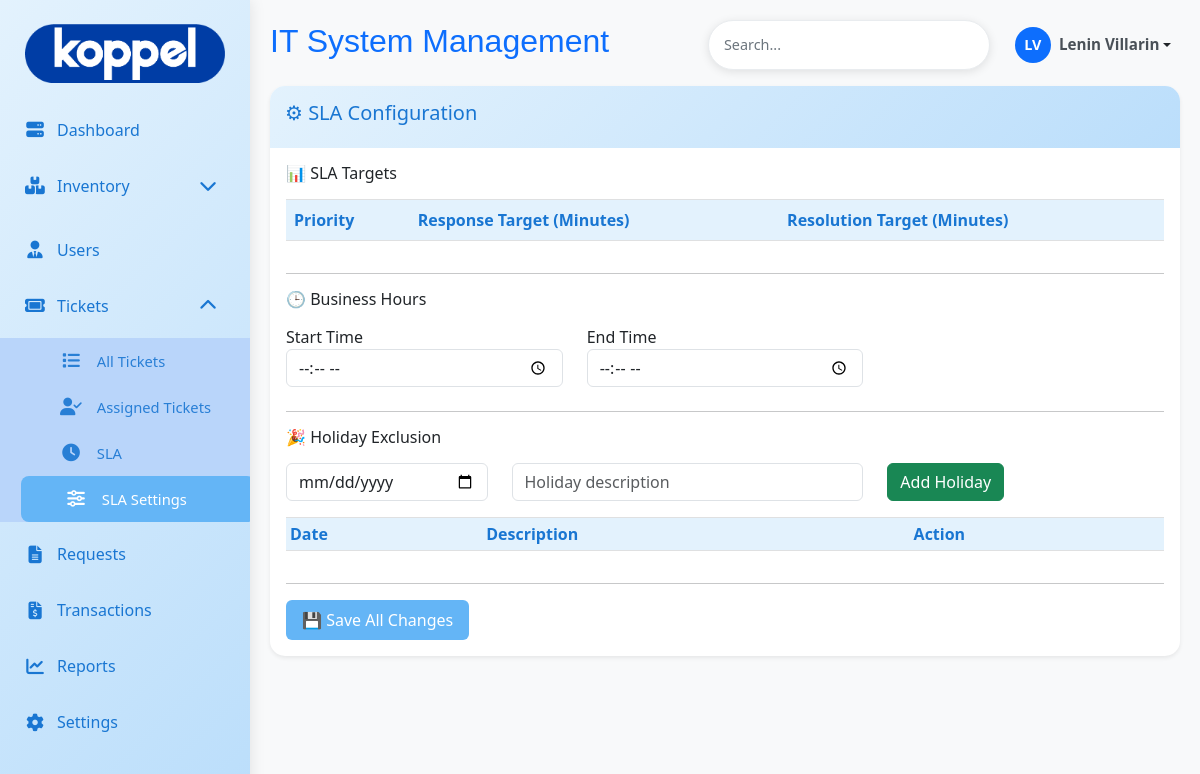
Page /admin/ticket/sla_settings.php (signed in) on the earlier database version.
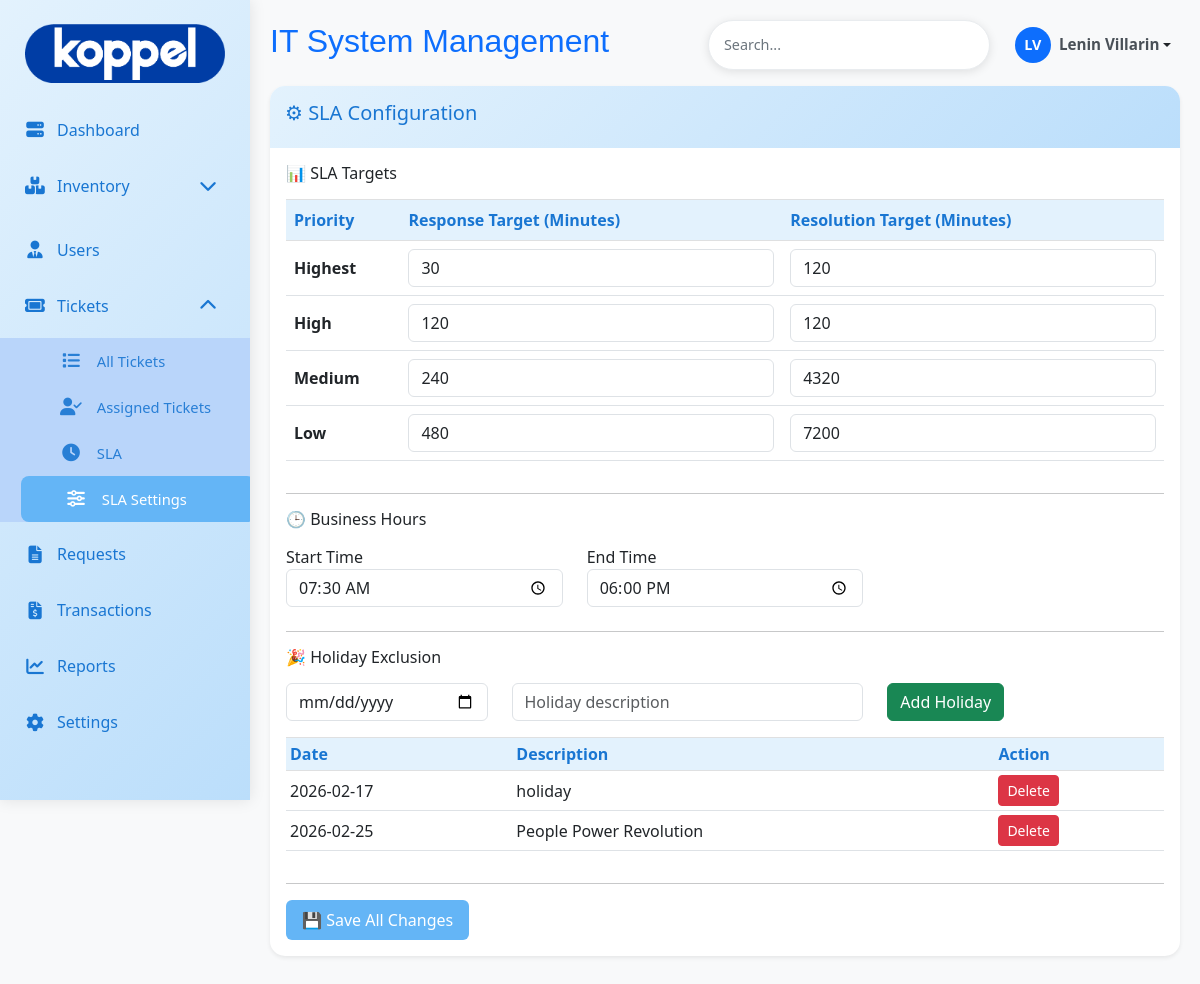
Same page on the later database version.
### tables this page shows
CREATE TABLE `sla_settings` (
  `id` int(11) NOT NULL,
  `priority` varchar(50) NOT NULL,
  `response_minutes` int(11) NOT NULL,
  `resolution_minutes` int(11) NOT NULL,
  `updated_at` timestamp NOT NULL DEFAULT current_timestamp() ON UPDATE current_timestamp()
);

CREATE TABLE `business_hours` (
  `id` int(11) NOT NULL DEFAULT 1,
  `start_time` time NOT NULL DEFAULT '07:30:00',
  `end_time` time NOT NULL DEFAULT '18:00:00'
);

CREATE TABLE `holidays` (
  `id` int(11) NOT NULL,
  `holiday_date` date NOT NULL,
  `description` varchar(255) DEFAULT NULL
);

### admin/ticket/sla_settings.php (the view, shortened to what this page needs)
<?php
include '../db/db.php';
$conn->query("
CREATE TABLE IF NOT EXISTS business_hours (
    id INT PRIMARY KEY DEFAULT 1,
    start_time TIME NOT NULL DEFAULT '07:30:00',
    end_time TIME NOT NULL DEFAULT '18:00:00'
)");
$conn->query("
INSERT IGNORE INTO business_hours (id,start_time,end_time)
VALUES (1,'07:30:00','18:00:00')
");
$conn->query("
CREATE TABLE IF NOT EXISTS holidays (
    id INT AUTO_INCREMENT PRIMARY KEY,
    holiday_date DATE NOT NULL UNIQUE,
    description VARCHAR(255) NULL
)");
$slaResult = $conn->query("
SELECT * FROM sla_settings
ORDER BY FIELD(priority,'highest','high','medium','low')
");
$business = $conn->query("SELECT * FROM business_hours WHERE id=1")->fetch_assoc();
$holidayResult = $conn->query("SELECT * FROM holidays ORDER BY holiday_date ASC");
?>
<!DOCTYPE html>
<html>
<head>
<link href="https://cdn.jsdelivr.net/npm/bootstrap@5.3.0/dist/css/bootstrap.min.css" rel="stylesheet">
<link href="../asset/css/main.css" rel="stylesheet">
<link href="../asset/css/menu.css" rel="stylesheet">
<link href="sidebar.css" rel="stylesheet">
</head>
<body>
<div class="main-content d-flex">
<?php include 'ticket_sidebar.php'; ?>
<div class="content flex-grow-1">
<?php
include 'ticket_header.php';
?>
<div class="card shadow-sm mb-4">
<div class="card-header">
<h5>⚙ SLA Configuration</h5>
</div>
<div class="card-body">
<form method="POST">
<h6 class="mb-3">📊 SLA Targets</h6>
<div class="table-responsive">
<table class="table table-bordered align-middle">
<thead class="table-light">
<tr>
<th>Priority</th>
<th>Response Target (Minutes)</th>
<th>Resolution Target (Minutes)</th>
</tr>
</thead>
<tbody>
<?php while ($row = $slaResult->fetch_assoc()): ?>
<tr>
<td><strong><?= ucfirst($row['priority']) ?></strong></td>
<td>
<input type="number"
class="form-control"
name="response[<?= $row['priority'] ?>]"
value="<?= $row['response_minutes'] ?>"
required>
</td>
<td>
<input type="number"
class="form-control"
name="resolution[<?= $row['priority'] ?>]"
value="<?= $row['resolution_minutes'] ?>"
required>
</td>
</tr>
<?php endwhile; ?>
</tbody>
</table>
</div>
<hr>
<h6 class="mb-3">🕒 Business Hours</h6>
<div class="row mb-4">
<div class="col-md-4">
<label>Start Time</label>
<input type="time" name="business_start"
class="form-control"
value="<?= $business['start_time'] ?>">
</div>
<div class="col-md-4">
<label>End Time</label>
<input type="time" name="business_end"
class="form-control"
value="<?= $business['end_time'] ?>">
</div>
</div>
<hr>
<h6 class="mb-3">🎉 Holiday Exclusion</h6>
<div class="row mb-3">
<div class="col-md-3">
<input type="date" name="holiday_date" class="form-control">
</div>
<div class="col-md-5">
<input type="text" name="holiday_desc" class="form-control" placeholder="Holiday description">
</div>
<div class="col-md-2">
<button class="btn btn-success">Add Holiday</button>
</div>
</div>
<div class="table-responsive">
<table class="table table-sm table-bordered">
<thead class="table-light">
<tr>
<th>Date</th>
<th>Description</th>
<th>Action</th>
</tr>
</thead>
<tbody>
<?php while($holiday = $holidayResult->fetch_assoc()): ?>
<tr>
<td><?= $holiday['holiday_date'] ?></td>
<td><?= htmlspecialchars($holiday['description']) ?></td>
<td>
<button name="delete_holiday"
value="<?= $holiday['id'] ?>"
class="btn btn-danger btn-sm">
Delete
</button>
</td>
</tr>
<?php endwhile; ?>
</tbody>
</table>
</div>
<hr>
<button class="btn btn-primary">💾 Save All Changes</button>
</form>
</div>
</div>
</div>
</div>
</body>
</html>

Differences in the rows shown:
added sla_settings: priority "Highest", response_minutes "30", resolution_minutes "120"
added sla_settings: priority "High", response_minutes "120", resolution_minutes "120"
added sla_settings: priority "Medium", response_minutes "240", resolution_minutes "4320"
added sla_settings: priority "Low", response_minutes "480", resolution_minutes "7200"
added business_hours: business_start "07:30:00", business_end "18:00:00"
added holidays: holiday_date "2026-02-17", description "holiday", $holiday['id'] 1 (drawn)
added holidays: holiday_date "2026-02-25", description "People Power Revolution", $holiday['id'] 3 (drawn)
